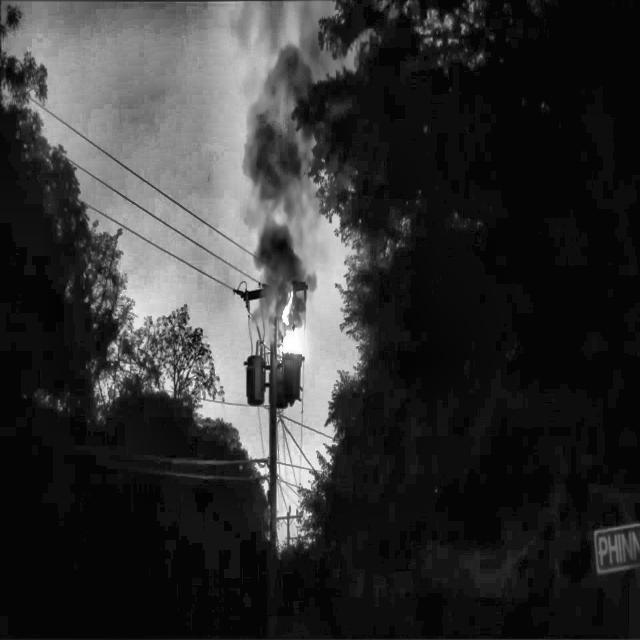
#> input picture edge/datasets/Transformer Fire Detection.v1i.yolov9/test/images/-90-Centerville-area-closed-off-due-to-transformer-fire-YouTube-Brave-2025-04-16-15-36-19_mp4-0003_jpg.rf.a8fd3975cbd1c5c9355101bbbd1bb82b.jpg, 640 x 640 px
$ python -i complexity_utils.py   (imports and definitions only)   (older library calls are emulated)
#> lines starting #> are read from the running program, lines starting #| are printed output that depends on the picture; after the words box and inside, x2 and y2 are one past the last pixel; in counts of white or black regions, pixels touching at a corner belong together
import cv2
import numpy as np


class SceneComplexityEstimator:
    def __init__(self, entropy_weight=0.4, edge_weight=0.3, sharp_weight=0.3):
        # SAEC 逻辑：通过加权三个指标来评估场景复杂度
        self.w1 = entropy_weight
        self.w2 = edge_weight
        self.w3 = sharp_weight

    def get_entropy(self, image):
        """计算图像信息熵：反映背景杂乱度"""
        gray = cv2.cvtColor(image, cv2.COLOR_BGR2GRAY)
        hist = cv2.calcHist([gray], [0], None, [256], [0, 256])
        hist = hist.ravel() / hist.sum()
        entropy = -np.sum(hist * np.log2(hist + 1e-7))
        # 归一化处理（通常 0-8 之间）
        return min(entropy / 8.0, 1.0)

    def get_edge_density(self, image):
        """计算边缘密度：反映物体丰富度 """
        gray = cv2.cvtColor(image, cv2.COLOR_BGR2GRAY)
        edges = cv2.Canny(gray, 100, 200)
        density = np.sum(edges / 255.0) / (image.shape[0] * image.shape[1])
        # 归一化（根据经验，0.05以上就很复杂了）
        return min(density / 0.05, 1.0)

    def get_sharpness(self, image):
        """计算拉普拉斯方差：反映光照与清晰度"""
        gray = cv2.cvtColor(image, cv2.COLOR_BGR2GRAY)
        variance = cv2.Laplacian(gray, cv2.CV_64F).var()
        # 归一化：方差越小越模糊，1-归一化值代表“低质量”程度
        norm_sharp = min(variance / 500.0, 1.0)
        return 1.0 - norm_sharp

    def calculate_score(self, image):
        """计算最终的 Sc 得分"""
        s1 = self.get_entropy(image)
        s2 = self.get_edge_density(image)
        s3 = self.get_sharpness(image)

        # Sc = w1*Entropy + w2*Edge + w3*Low_Sharpness
        sc_score = (self.w1 * s1) + (self.w2 * s2) + (self.w3 * s3)
        return sc_score, {"entropy": s1, "edge": s2, "low_sharpness": s3}

>>> import cv2
>>> picture = cv2.imread('datasets/Transformer Fire Detection.v1i.yolov9/test/images/-90-Centerville-area-closed-off-due-to-transformer-fire-YouTube-Brave-2025-04-16-15-36-19_mp4-0003_jpg.rf.a8fd3975cbd1c5c9355101bbbd1bb82b.jpg')
#> picture is the input picture: shape (640, 640, 3); min 0, max 255, mean 50.7
>>> result = SceneComplexityEstimator().calculate_score(picture)
#> in get_entropy, `hist = cv2.calcHist([gray], [0], None, [256], [0, 256])`: hist = 256 values, max 88795 at index 5, min 14 at index 246, mean 1600
#> in get_entropy, `hist = hist.ravel() / hist.sum()`: hist = 256 values, max 0.217 at index 5, min 3.42e-05 at index 246, mean 0.00391
#> in get_entropy, `entropy = -np.sum(hist * np.log2(hist + 1e-7))`: entropy = 6.04
#> in calculate_score, `s1 = self.get_entropy(image)`: s1 = 0.755
#> in get_edge_density, `edges = cv2.Canny(gray, 100, 200)`:
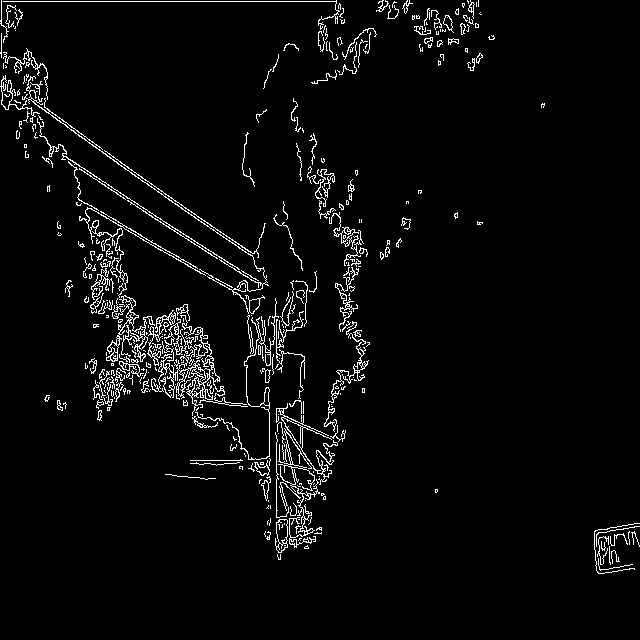
#> edges: shape (640, 640); 3.8% white in thin lines or dots, all inside (x1, y1, x2, y2) = (0, 0, 640, 574)
#> in get_edge_density, `density = np.sum(edges / 255.0) / (image.shape[0] * image.shape[1])`: density = 0.038
#> in calculate_score, `s2 = self.get_edge_density(image)`: s2 = 0.759
#> in get_sharpness, `variance = cv2.Laplacian(gray, cv2.CV_64F).var()`: variance = 292.7
#> in get_sharpness, `norm_sharp = min(variance / 500.0, 1.0)`: norm_sharp = 0.585
#> in calculate_score, `s3 = self.get_sharpness(image)`: s3 = 0.415
#> in calculate_score, `sc_score = (self.w1 * s1) + (self.w2 * s2) + (self.w3 * s3)`: sc_score = 0.654
